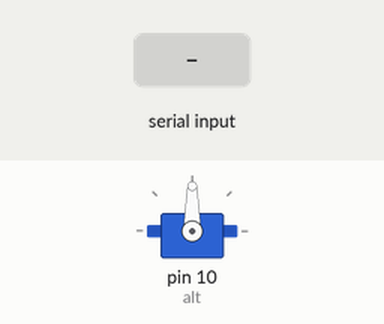
The sketch below on a simulated Arduino Uno, built with avr-gcc and run on an emulated ATmega328P. On the bench: servo. The test bench sets the inputs (shaded band). What the sketch prints to the serial monitor is not drawn.

Above: at 1.2 s.
1.3 s: "l90\n" received over the second serial link
At 2.5 s:
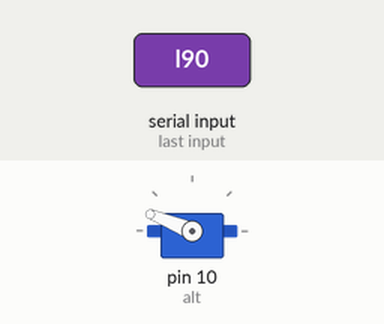
2.8 s: "r90\n" received over the second serial link
At 3.7 s:
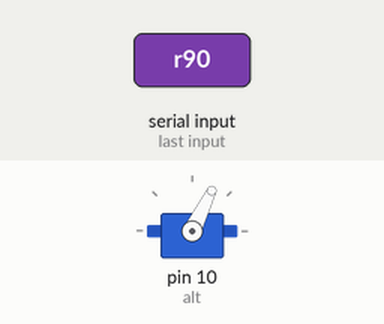
4.3 s: "x90\n" received over the second serial link
At 4.9 s:
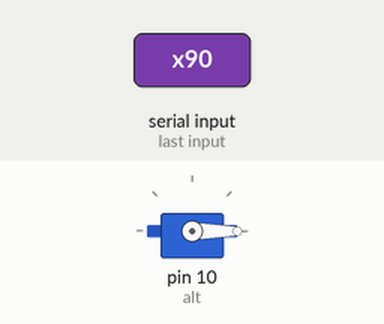
5.8 s: "l,45\n" received over the second serial link
At 7.0 s:
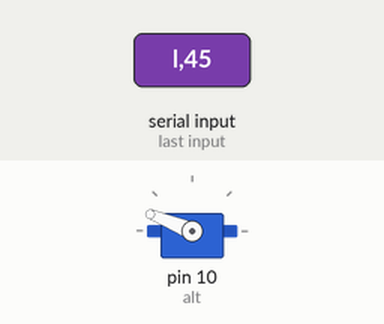
7.3 s: "r,45\n" received over the second serial link
At 8.4 s:
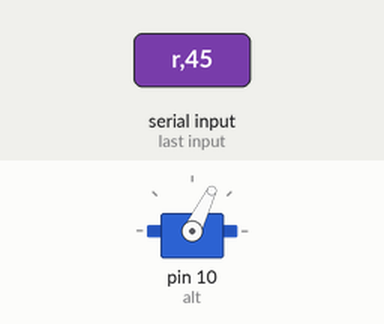
Timing chart, 0 to 9.8 s (numbered marks = the images above; inputs shaded):
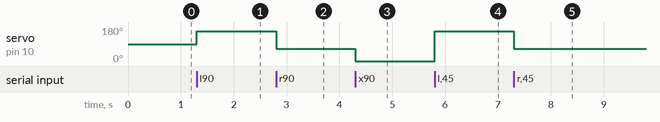

Measured:
- after the input at 1.3 s, servo on pin 10 (alt): 90° → 158° at once
- after the input at 2.8 s, servo on pin 10 (alt): 158° → 64° at once
- after the input at 4.3 s, servo on pin 10 (alt): 64° → 0° at once
- after the input at 5.8 s, servo on pin 10 (alt): 0° → 158° at once
- after the input at 7.3 s, servo on pin 10 (alt): 158° → 64° at once

The sketch:

bluetooth2.ino
```cpp
// kaynak
// http://www.martyncurrey.com/arduino-and-hc-06-zs-040/
#include <SoftwareSerial.h>
#include <AFMotor.h>
#include <Servo.h> // Add library
// Servo ust;
Servo alt;
SoftwareSerial BTserial(2, 3); // RX | TX
int lp = 4;
int left;
int right;
void setup()
{
  alt.attach(10); // Define the servo signal pins
  Serial.begin(9600);
  Serial.println("Enter AT commands:");
  // HC-06 default serial speed is 9600
  BTserial.begin(9600);

}

void loop()
{
  // digitalWrite(lp, HIGH);
  // Keep reading from HC-06 and send to Arduino Serial Monitor
  if (BTserial.available())
  {
    char data = BTserial.read();

    // Serial.write(data);
    // char ı integer'a çevirmek için
    int myint = data - '0';
    int state = data;
    if (data == 'l') {
    alt.write(state + 50);
    }
    else if (data == 'r') {
    alt.write(state - 50);
    } else if (data == 'x') {
    alt.write(0);
    }

    /* for (int i = 0; i < myint; i++)
    {
      digitalWrite(lp, HIGH);
      delay(200);
      digitalWrite(lp, LOW);
      delay(100);
    }
    */
  }
  // Keep reading from Arduino Serial Monitor and send to HC-06
  if (Serial.available())
  {
    BTserial.write(Serial.read());
  }
}
```
